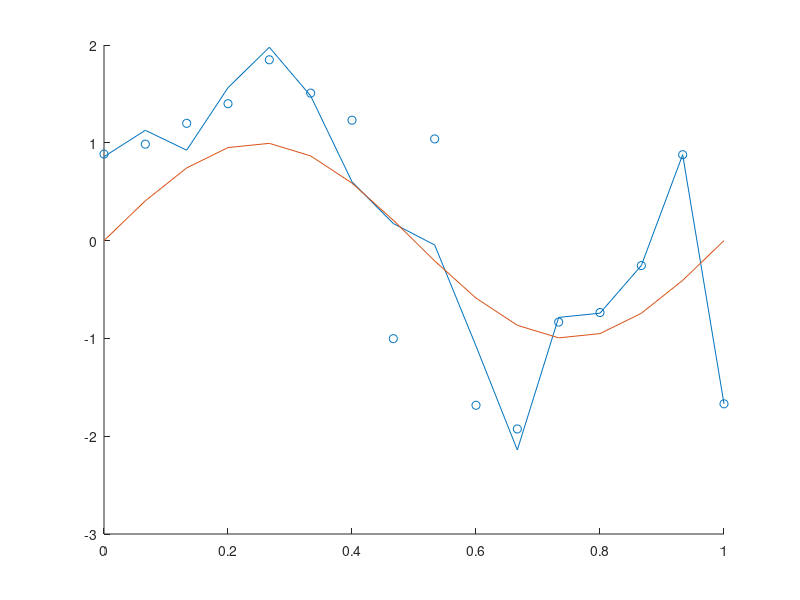

The MATLAB script that drew this image:
function curveFittingExample
    %N, number of observations
     Max = 1;
     N = 15;
     x = 0:Max/N:Max;
     
     %t_bold, set of target values
     [t, yReal] = getObservation(x);
     
     figure; scatter(x, t);
     hold on;
     %M, degree of polynomial to fit
     M = 300;
     w = getOptimumW(x, t, M);
     lambda = 0.0000;
     wReg = getOptimumW_Reg(x, t, M, lambda);
     for i = 1:length(x)
        y_approx(i) = yF(x(i), w);
        y_approxReg(i) = yF(x(i), wReg);
     end
     plot(x, y_approxReg);
     hold on;
     plot(x, yReal);
     [E, Erms] = getError(yReal, y_approx);
     Erms
end
%E(w)
function [E, Erms] = getError(y, t)
    E = 0.5 * sum((y - t).^2);
    Erms = sqrt((2 * E)/length(t));
end




%Least squares with first derivative equals zero
function W = getOptimumW_Reg(x, t, M, lambda)
    M = M + 1;
    t = t';
    N = length(x);
    X = zeros(length(x), M); 
    %Matrix X with x repeated in every column
    %to express the derivative in matrix therms
    for i = 1:M
        X(:, i) = x;
    end
    for i = 1:N
        for j = 1:M
            X(i, j) = X(i,j) ^ (j-1);
        end
    end
    
    term1 =   X' * X;
    lambdaI = lambda * eye(size(term1));
    fac1 = term1 + lambdaI;
    fac2 = X' * t;
    invFac1 = pinv(fac1);
    W = invFac1 * fac2;
    
end

%Least squares with first derivative equals zero
function W = getOptimumW(x, t, M)
    c = 1;
    %build matrices A and B
    %iteration for each row
    for m = M : 2*M
		%iterates each equation i
        B(c,1) = sum(t .* x .^ (c - 1));
        w = 1;
		%1.m = M
		%2.m = M + 1
        %iteration for each column
        for k = m - M:m
			%1.1 k = M-M=0
			%1.2 k = 1
			%1.3 k = 2 ....
			%2.1
            A(c, w) = sum(x .^ k);
            w = w + 1;
        end
        c = c + 1;
    end
    %solve the linear system, si hay singularidades puede reventar
    W = linsolve(A,B);
end

function [t, yReal] = getObservation(x)
    snr = 2;
    yReal = sin(2*pi*x);
    t = awgn(yReal, snr);
end

%polynomial approx
function y = yF(x_val, w)
    y = 0;
    for i = 1:length(w)
        y = y + w(i) * (x_val.^(i - 1));
    end
end